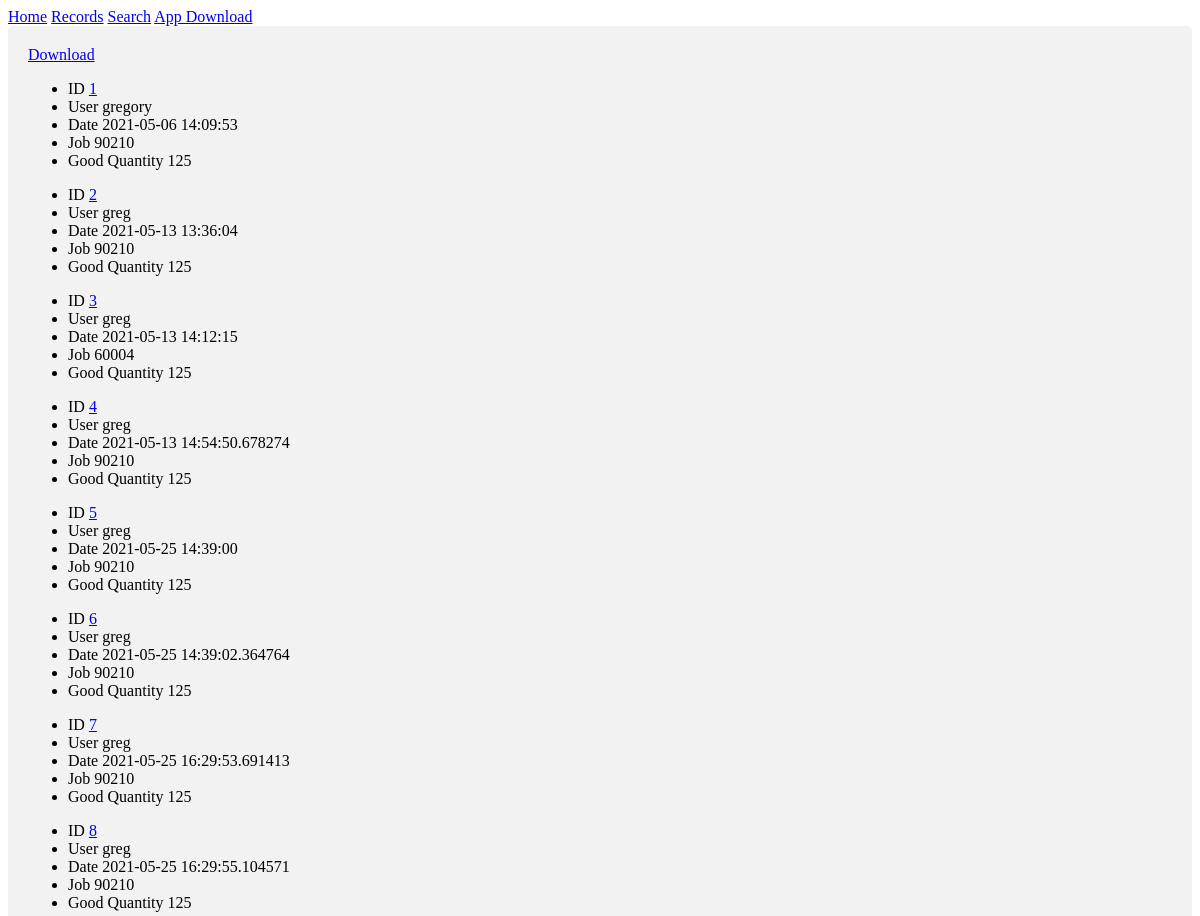
Before: /records (upper part) with the older database file.
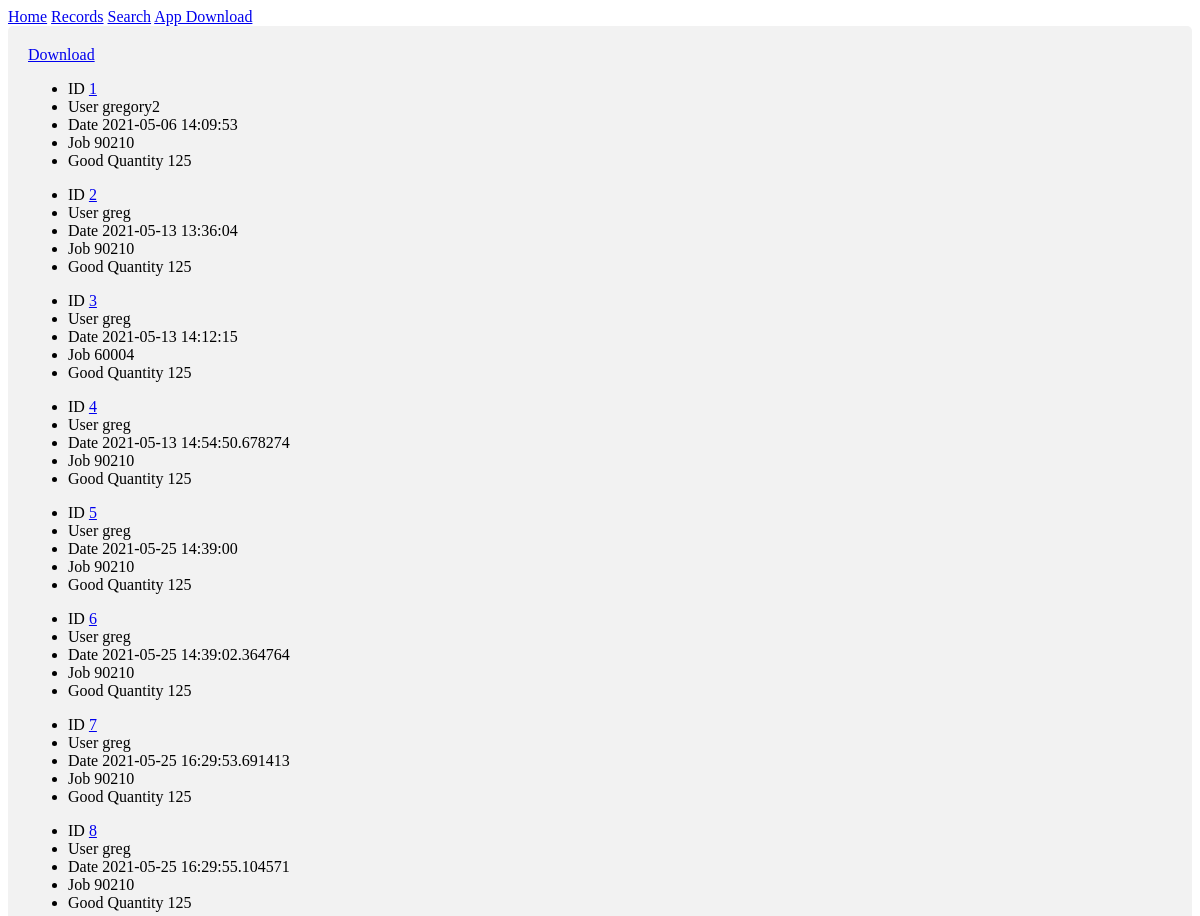
After: the same page with the newer database file.
### app/models.py (models this page shows, shortened)
class Record(db.Model):
    __tablename__ = "sort-data"
    id = db.Column(db.Integer, primary_key=True)
    Employee = db.Column(db.String(64), index=False, unique=False, nullable=False)
    StartTime = db.Column(db.DateTime, index=False, unique=False, nullable=False)
    TableNumber = db.Column(db.Integer, nullable=False)
    Job = db.Column(db.Integer, nullable=False)
    Part = db.Column(db.Integer, nullable=False)
    Operation = db.Column(db.Integer, nullable=False)
    CastDate = db.Column(db.DateTime, nullable=False)
    CastShift = db.Column(db.Integer, nullable=False)
    GoodQuantity = db.Column(db.Integer, index=False, unique=False, nullable=False)
    Assembly = db.Column(db.Integer, nullable=True)
    AutoSort = db.Column(db.Integer, nullable=True)
    BadThreads = db.Column(db.Integer, nullable=True)
    Bent = db.Column(db.Integer, nullable=True)
    Blisters = db.Column(db.Integer, nullable=True)
    BrokenCore = db.Column(db.Integer, nullable=True)
    Buffing = db.Column(db.Integer, nullable=True)
    Contamination = db.Column(db.Integer, nullable=True)
    DamagedDie = db.Column(db.Integer, nullable=True)
    Debris = db.Column(db.Integer, nullable=True)
    Dimensional = db.Column(db.Integer, nullable=True)
    Flash = db.Column(db.Integer, nullable=True)
    GateVestige = db.Column(db.Integer, nullable=True)
    HeatSinks = db.Column(db.Integer, nullable=True)
    EjectorPinLength = db.Column(db.Integer, nullable=True)
    Lamination = db.Column(db.Integer, nullable=True)
    LeakTest = db.Column(db.Integer, nullable=True)
    MixedParts = db.Column(db.Integer, nullable=True)
    Other = db.Column(db.Integer, nullable=True)
    PartDamage = db.Column(db.Integer, nullable=True)
    PartsNotTapped = db.Column(db.Integer, nullable=True)
    PartsOnGates = db.Column(db.Integer, nullable=True)
    Plating = db.Column(db.Integer, nullable=True)
    PoorFill = db.Column(db.Integer, nullable=True)
    Porosity = db.Column(db.Integer, nullable=True)
    Skiving = db.Column(db.Integer, nullable=True)
    Soldering = db.Column(db.Integer, nullable=True)
    StartUp = db.Column(db.Integer, nullable=True)
    SurfaceFinish = db.Column(db.Integer, nullable=True)
    TrimDamage = db.Column(db.Integer, nullable=True)
    Weight = db.Column(db.Integer, nullable=True)
    WrongPart = db.Column(db.Integer, nullable=True)
    EndTime = db.Column(db.DateTime, nullable=True)
    Rework = db.Column(db.Integer, nullable=True)
    NIT = db.Column(db.Integer, nullable=True)

### app/routes.py (the view)
@app.route("/records", methods=['GET', 'POST'])
def records():
    criteria = {}
    for key, value in request.args.items():
        criteria[key] = value
    if len(criteria) == 0:
        returnLimit = 20
        dateCriteria = ""
        partCriteria = ""
        jobCriteria = ""
    else:
        dateCriteria = criteria["date"]
        partCriteria = criteria["part"]
        jobCriteria = criteria["job"]
        returnLimit = -1 # return limit -1 equals all
    records = Record.query.filter(
            Record.StartTime.startswith(dateCriteria),
            Record.Part.startswith(partCriteria),
            Record.Job.startswith(jobCriteria)).limit(returnLimit).all()
    exportRecords = Record.query.filter(
            Record.StartTime.startswith(dateCriteria),
            Record.Part.startswith(partCriteria),
            Record.Job.startswith(jobCriteria)).all()
    session['filename'] = str(dt.now().strftime("%Y%m%d%H%M%S")) + ".csv"
    w_file = open(os.path.join("app/downloads",session.get('filename', None)), 'a')
    writer = csv.DictWriter(w_file, fieldnames=Record.__table__.columns.keys())
    writer.writeheader()
    for row in exportRecords:
        rowdict = row.__dict__
        rowdict.pop('_sa_instance_state', None)
        writer.writerow(rowdict)
    w_file.close()
    return render_template(
        'records.html',
        records=records
    )

### app/templates/records.html
{% extends "layout.html" %}
{% block content %}
<div class="container">
    <a href='/records/download'>Download</a>
    {% for record in records %}
    <ul id=record.Employee>
        <li>
            <span class="field-name">ID</span>
            <a href="/edit_record/{{ record.id }}"> {{ record.id }}</a>
        </li>
        <li>
            <span class="field-name">User</span>
            <span class="field-value">{{ record.Employee }}</span>
        </li>
        <li>
            <span class="field-name">Date</span>
            <span class="field-value">{{ record.StartTime }}</span>
        </li>
        <li>
            <span class="field-name">Job</span>
            <span class="field-value">{{ record.Job }}</span>
        </li>
        <li>
            <span class="field-name">Good Quantity</span>
            <span class="field-value">{{ record.GoodQuantity }}</span>
        </li>
    </ul>
    {% endfor %}
</div>
{% endblock %}

### app/templates/layout.html (shortened to what this page needs)
<!doctype html>
<html lang="en">
  <head>
  </head>
  <body>
    {% include 'navigation.html' %}
    {% block content %}{% endblock %}
  </body>
</html>

### app/templates/navigation.html
<header>
    <nav>
     <a href="/">Home</a>
     <a href="/records">Records</a>
     <a href="/search">Search</a>
     <a href="/app/download">App Download</a>
   </nav>
 </header>

### app/static/css/main.css (style rules this page uses)
div { border-radius: 5px; background-color: #f2f2f2; padding: 20px; }

Changed rows visible on the page:
changed Record: Employee "gregory" → "gregory2"
